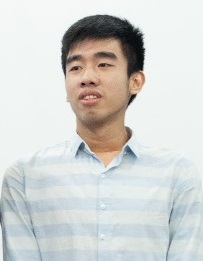
#> input picture image.jpg, 203 x 261 px
$ python main.py
#> lines starting #> are read from the running program, lines starting #| are printed output that depends on the picture; after the words box and inside, x2 and y2 are one past the last pixel; in counts of white or black regions, pixels touching at a corner belong together
import cv2
import numpy as np
from time import sleep

img = cv2.imread("image.jpg", cv2.IMREAD_GRAYSCALE)
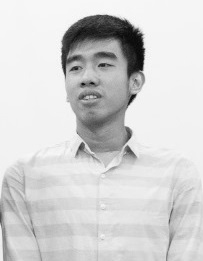
#> img: shape (261, 203); min 4, max 255, mean 210.6
img = cv2.threshold(img, 135, 225, cv2.THRESH_BINARY)[1]
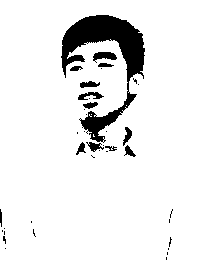
#> img: shape (261, 203); values 0 (black) and 225 (white), 91.6% white; 39 black regions (26 under 20 px), largest, box (x1, y1, x2, y2) and area: (61, 15, 145, 143) 3460, (93, 52, 117, 63) 154, (78, 92, 104, 100) 112
print(img.shape)
#| (261, 203)
img = cv2.resize(img, (203*2, 261*2))
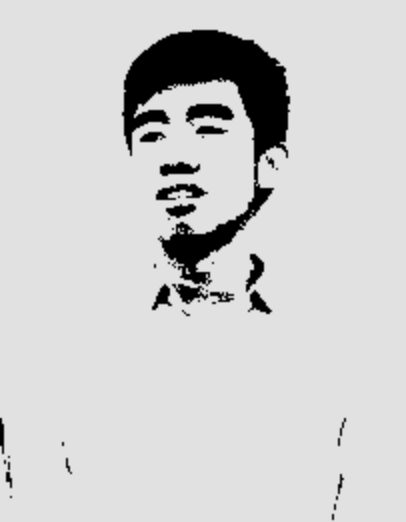
#> img: shape (522, 406); min 0, max 225, mean 206.2
font = cv2.FONT_HERSHEY_SIMPLEX
org = (50, 50)
fontScale = 0.4
color = (0, 0, 0)
thickness = 1


resImg = np.ones((261*2, 203*2, 1), np.uint8)*255

for i in range(261*2):
    for j in range(203*2):
        if (img[i, j] == 0 and i % 5 == 0 and j % 5 == 0):
            resImg = cv2.putText(resImg, 'Tri', (j, i), font,
                                 fontScale, color, thickness, cv2.LINE_AA)
            cv2.imshow("Thay Tri", resImg)
            cv2.waitKey(1)


resImg = cv2.cvtColor(resImg, cv2.COLOR_GRAY2RGB)
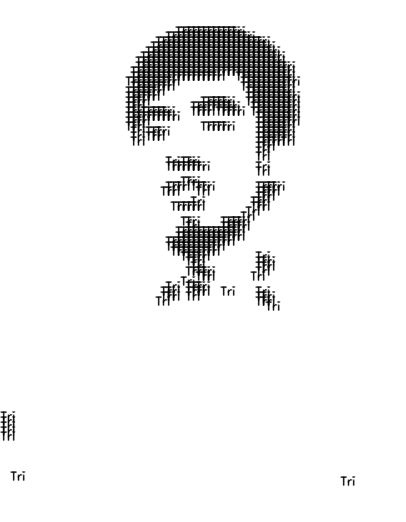
#> resImg: shape (522, 406, 3); min 0, max 255, mean 239
s = "Send a sincere thanks"
p = [50, 450]
color = (0, 225, 0)
fontScale = 0.6
for c in s:
    p[0] += 14
    resImg = cv2.putText(resImg, c, tuple(p), font,
                         fontScale, color, thickness, cv2.LINE_AA)
    cv2.imshow("Thay Tri", resImg)
    cv2.waitKey(50)
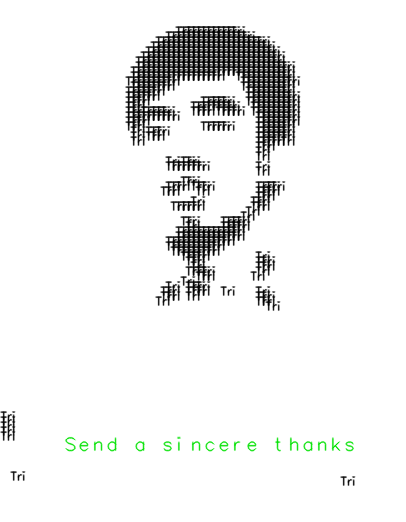
#> resImg: shape (522, 406, 3); mean B, G, R 238.3, 238.9, 238.3
#> after the loop, p = [344, 450]


s = "Teacher Minh Tri"
p = [80, 480]
color = (225, 0, 0)
fontScale = 0.6
for c in s:
    p[0] += 14
    resImg = cv2.putText(resImg, c, tuple(p), font,
                         fontScale, color, thickness, cv2.LINE_AA)
    cv2.imshow("Thay Tri", resImg)
    cv2.waitKey(delay=100)
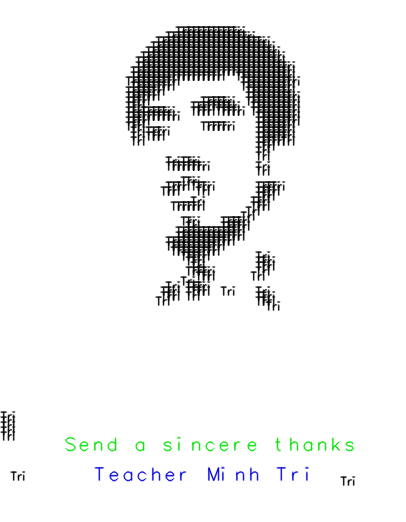
#> resImg: shape (522, 406, 3); mean B, G, R 238.2, 238.4, 237.8
#> after the loop, p = [304, 480]

cv2.waitKey()
